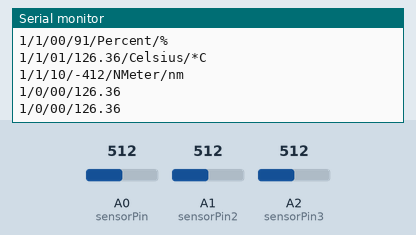
This sketch was run on a simulated Arduino Uno, built with avr-gcc and run on an emulated ATmega328P. On the bench: the last lines printed to the serial monitor. Inputs (shaded band) come from the test bench; at power-on: A1 (sensorPin2) = 512, A0 (sensorPin) = 512, A2 (sensorPin3) = 512.

Above: at 19.4 s.
19.5 s: A1 (sensorPin2) set to 424
At 22.2 s:
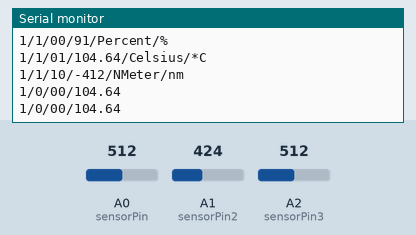
27.3 s: A1 (sensorPin2) set to 398
At 31.3 s:
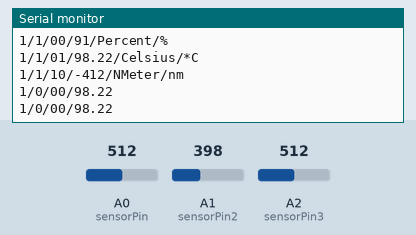
Timing chart, 0 to 32.2 s (numbered marks = the images above; inputs shaded):
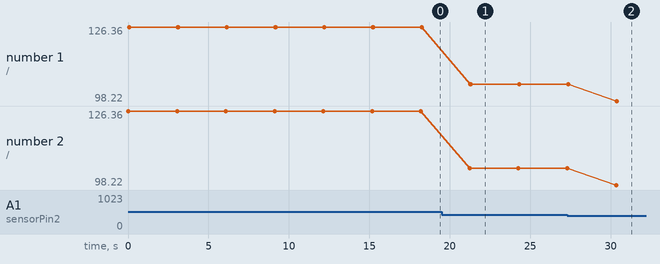

The sketch:

CS350Project.ino
```cpp
int sensorPin = A0; // hum
int sensorPin2 = A1; // temp
int sensorPin3 = A2; // light
int sensorValue = 0;
int percent = 0;
float temp;
int light = 0;
int lightValue = 0;


void setup() {
  // put your setup code here, to run once:
  pinMode(sensorPin,INPUT);
  pinMode(sensorPin2,INPUT);
  Serial.begin(9600);
}

void loop() {
  // put your main code here, to run repeatedly:
  sensorValue = analogRead(sensorPin);
  percent = convertToPercent(sensorValue);
  printValuesToSerial();

  //temp
  temp = analogRead(sensorPin2);
  temp = (temp*500)/2026;// 1023
  printTempValuesToSerial();

  //Light
  light = analogRead(sensorPin3);
  lightValue = map(light, 100, 0, 0, 100);
  printLightToSerial();
  printError();


  delay(3000);


}
int convertToPercent(int value)
{
  int percentValue = 0;
  percentValue = map(value, 1023, 465, 0, 100);
  return percentValue;
}

void printValuesToSerial()
{
  //Serial.print("1/1/00/Analog Value: ");
  Serial.print("1/1/00/");
  //Serial.print(sensorValue);
  //Serial.print("/");
  Serial.print(percent);
  Serial.print("/");
  Serial.print("Percent");
  Serial.print("/");
  Serial.print("%\n");
}
void printTempValuesToSerial()
{
  Serial.print("1/1/01/");
  Serial.print(temp);
  Serial.print("/");
  Serial.print("Celsius");
  Serial.print("/");
  Serial.print("*C\n");
}
void printLightToSerial()
{
  Serial.print("1/1/10/");
  Serial.print(lightValue);
  Serial.print("/");
  Serial.print("NMeter");
  Serial.print("/");
  Serial.print("nm\n");
}
void printError()
{
  if(temp >= 60) {
    Serial.print("1/0/00/");
    Serial.print(temp);
    Serial.print("\n");
    }
  if(percent >= 20 ) {
    Serial.print("1/0/00/");
    Serial.print(temp);
    Serial.print("\n");
    }
}
```

Measured:
- after the input at 19.5 s, the serial monitor: prints a new line after 1.7 s (image 1)
- after the input at 27.3 s, the serial monitor: prints a new line after 3.0 s (image 2)
- plotted number 1: 126.36 → 104.64 after the input at 19.5 s, 104.64 → 98.22 after the input at 27.3 s
- plotted number 2: 126.36 → 104.64 after the input at 19.5 s, 104.64 → 98.22 after the input at 27.3 s
